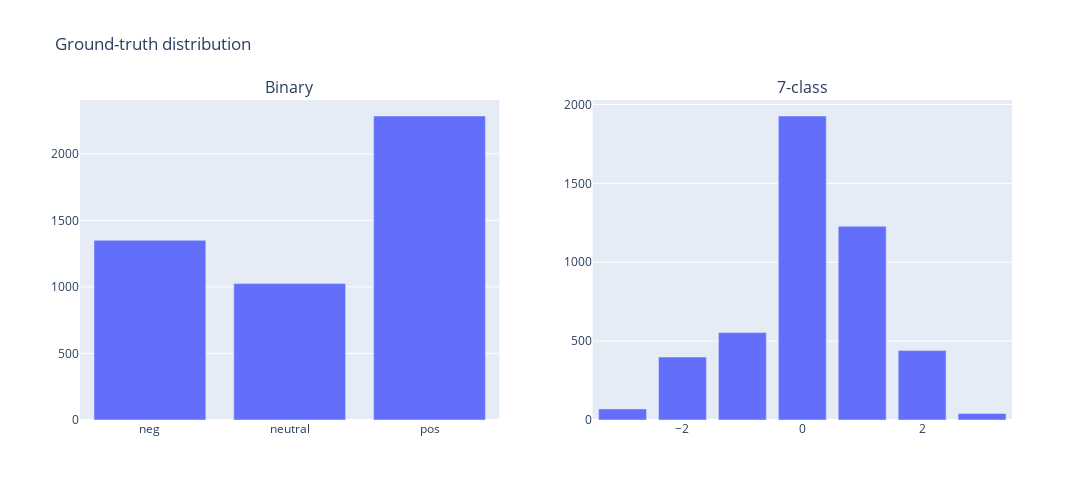

This figure's notebook cell:
### Code cell
barplot_label(test_mosei)

### Figure 1 — Plotly figure (JSON) as saved in the notebook; plotly's stock layout.template omitted (floating-point values rounded to 4 significant figures)
{"data": [{"alignmentgroup": "True", "hovertemplate": "binary=%{x}<br>segment=%{y}<extra></extra>", "legendgroup": "", "marker": {"color": "#636efa", "pattern": {"shape": ""}}, "name": "", "offsetgroup": "", "orientation": "v", "showlegend": false, "textposition": "auto", "type": "bar", "x": ["neg", "neutral", "pos"], "xaxis": "x", "y": [1350, 1025, 2284], "yaxis": "y"}, {"alignmentgroup": "True", "hovertemplate": "7class=%{x}<br>segment=%{y}<extra></extra>", "legendgroup": "", "marker": {"color": "#636efa", "pattern": {"shape": ""}}, "name": "", "offsetgroup": "", "orientation": "v", "showlegend": false, "textposition": "auto", "type": "bar", "x": [-3, -2, -1, 0, 1, 2, 3], "xaxis": "x2", "y": [70, 399, 554, 1927, 1228, 440, 41], "yaxis": "y2"}], "layout": {"annotations": [{"font": {"size": 16}, "showarrow": false, "text": "Binary", "x": 0.225, "xanchor": "center", "xref": "paper", "y": 1, "yanchor": "bottom", "yref": "paper"}, {"font": {"size": 16}, "showarrow": false, "text": "7-class", "x": 0.775, "xanchor": "center", "xref": "paper", "y": 1, "yanchor": "bottom", "yref": "paper"}], "height": 500, "title": {"text": "Ground-truth distribution"}, "width": 1200, "xaxis": {"anchor": "y", "categoryarray": [-3, -2, -1, 0, 1, 2, 3], "categoryorder": "array", "domain": [0, 0.45]}, "xaxis2": {"anchor": "y2", "categoryarray": [-3, -2, -1, 0, 1, 2, 3], "categoryorder": "array", "domain": [0.55, 1]}, "yaxis": {"anchor": "x", "domain": [0, 1]}, "yaxis2": {"anchor": "x2", "domain": [0, 1]}}}
